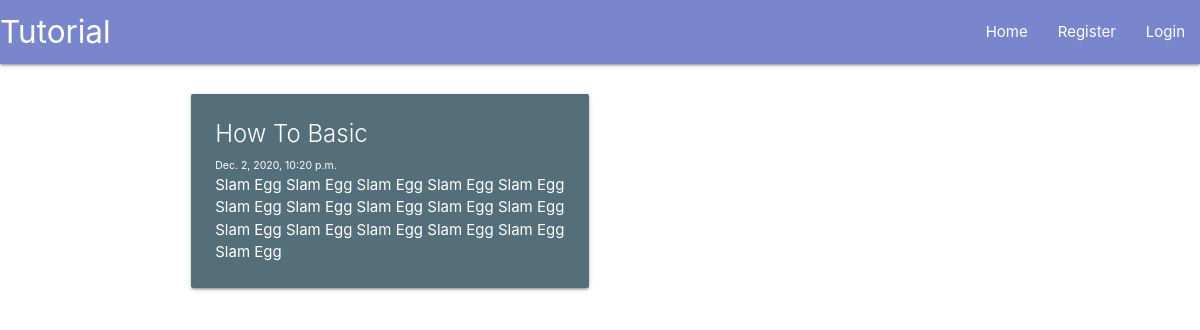
Before: / with the older database file.
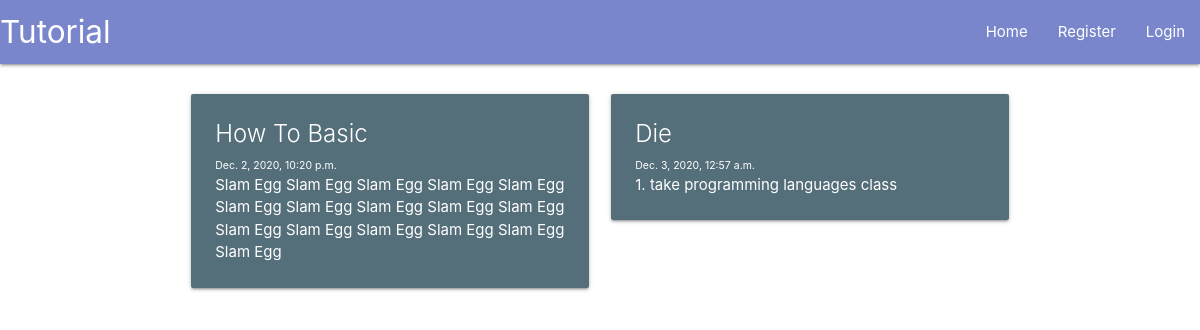
After: the same page with the newer database file.
### main/models.py (models this page shows, shortened)
class Tutorial(models.Model):
    title = models.CharField(max_length=50)
    datePublished = models.DateTimeField("date published")
    content = models.TextField(null=True)

### main/views.py (the view)
# urls.py: 2. Add a URL to urlpatterns:  path('', views.home, name='home')
def home(request):
    return render(request=request,
                  template_name="main/home.html",
                  context={"Tutorials": Tutorial.objects.all})

### main/templates/main/home.html
{% extends "main/header.html" %}
{% block content %}
    <div class="row">
        {% for tutorial in Tutorials %}
        <div class="col s12 m6">
          <div class="card blue-grey darken-1">
            <div class="card-content white-text">
              <span class="card-title">{{tutorial.title}}</span>
                <p style="font-size: 70%">{{tutorial.datePublished}}</p>
                <p>{{tutorial.content|safe}}</p>
            </div>
          </div>
        </div>
        {% endfor %}
      </div>
{% endblock %}

### main/templates/main/header.html (shortened to what this page needs)
<head>
    {% load static %}
    <link href="{% static 'main/css/materialize.css' %}" rel="stylesheet">
</head>
<body>
    <nav>
        <div class="nav-wrapper">
          <a href="#" class="brand-logo">Tutorial</a>
          <ul id="nav-mobile" class="right hide-on-med-and-down">
            <li><a href="/">Home</a></li>
            <li><a href="/register">Register</a></li>
            <li><a href="/login">Login</a></li>
          </ul>
        </div>
      </nav>
      <div class="container">
        <br>
        {% block content %}
        {% endblock %}
      </div>
</body>

Changed rows visible on the page:
added Tutorial: title "Die", datePublished "Dec. 3, 2020, 12:57 a.m.", content "1. take programming languages class"
